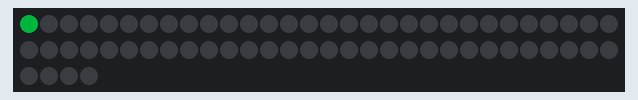
Recording of a sketch running on a simulated Arduino Uno, built with avr-gcc and run on an emulated ATmega328P. Shown: 64 RGB LEDs in strip order, left to right, continuing on the next row. Dim RGB values are drawn brighter than linear; colours are those a GRB WS2812 strip shows for the declared byte order; random numbers use the default seed unless the sketch sets one.

Above: at 0.16 s.
At 5.41 s:
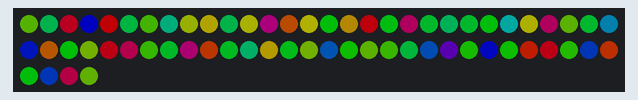
At 10.04 s:
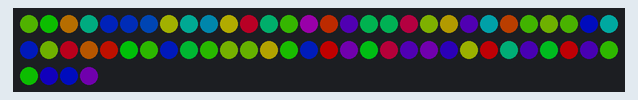
At 19.92 s:
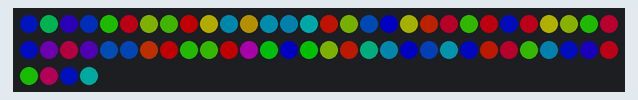
At 29.5 s:
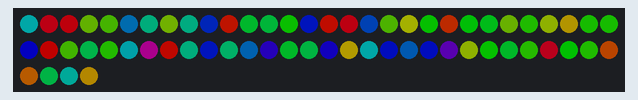
At 39.68 s:
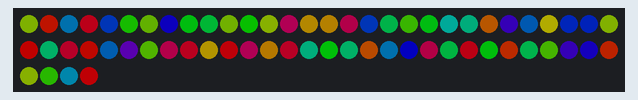

The sketch:

led_sort.ino
```cpp
#include "FastLED.h"

// How many leds in your strip?
#define NUM_LEDS 64

// For led chips like Neopixels, which have a data line, ground, and power, you just
// need to define DATA_PIN.  For led chipsets that are SPI based (four wires - data, clock,
// ground, and power), like the LPD8806, define both DATA_PIN and CLOCK_PIN
#define DATA_PIN 7
#define CLOCK_PIN 13


CRGB leds[NUM_LEDS];

int ledArray[NUM_LEDS];

void setup() {
  LEDS.addLeds<WS2812,DATA_PIN,RGB>(leds,NUM_LEDS);
  LEDS.setBrightness(84);
}

void loop() {
    //We want an array of Hue values... zero to 255, size of number of led's
    //we will randomly assign and then sort, calling an update to led table at each step
    //Fill our hue array with random integers < 255
    for(int i=0; i<NUM_LEDS; i++){
      ledArray[i] = rand() % 255;
    }

    setHue();
    bubblesort(ledArray);
}


void setHue(){
  for(int i = 0; i < NUM_LEDS; i++) {
    //Set led to hue in sorting array
    leds[i] = CHSV(ledArray[i], 255, 255);
    //Show
    FastLED.show();
    // Give some delay
    delay(10);
  }
}

void bubblesort(int ledArray[]){
  bool swap = 0;
  for (int i=0; i<NUM_LEDS-1; i++){
    if (ledArray[i] > ledArray[i+1]){
      swap = 1;
      int temp = ledArray[i];
      ledArray[i]=ledArray[i+1];
      ledArray[i+1]=temp;
    }
  }

  if (swap){
    bubblesort(ledArray);
  }
}
```
